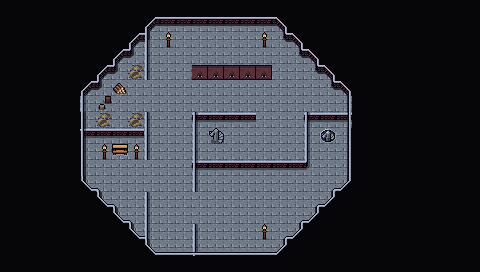

Rendered tile map (Tiled .tmx) drawn with the repository's tilesets; below, a short description and the map source with its tile grids summarised:
An orthogonal 30x17 tile map with 16x16 px tiles, 4 tile layers (Background, Walls, Ornamental Walls, Clutter), 2 tilesets and 3 objects.

<map version="1.10" tiledversion="1.10.1" orientation="orthogonal" renderorder="right-down" width="30" height="17" tilewidth="16" tileheight="16" infinite="0" nextlayerid="8" nextobjectid="90">
 <editorsettings>
  <export target="wastetown..tmx" format="tmx" />
 </editorsettings>
 <tileset firstgid="1" source="../tileset/main.tsx" />
 <tileset firstgid="10113" source="../tileset/buildings.tsx" />
 <layer id="1" name="Background" width="30" height="17">
  <data>[510 cells, 510 non-empty, 1 distinct tile ids]</data>
 </layer>
 <layer id="2" name="Walls" width="30" height="17">
  <data>[510 cells, 366 non-empty, 18 distinct tile ids]</data>
 </layer>
 <layer id="7" name="Ornamental Walls" width="30" height="17">
  <data>[510 cells, 75 non-empty, 16 distinct tile ids]</data>
 </layer>
 <layer id="3" name="Clutter" width="30" height="17">
  <properties>
   <property name="spriteLayer" type="bool" value="true" />
  </properties>
  <data>[510 cells, 30 non-empty, 10 distinct tile ids]</data>
 </layer>
 <objectgroup id="4" name="Objects">
  <object id="87" template="../obj/door_down.tx" x="317.717" y="145.596" width="20.283" height="19.596">
   <properties>
    <property name="teleport" value="../common/maps/map/aerie_1.tmx" />
    <property name="teleportObjectId" value="83" />
   </properties>
  </object>
  <object id="88" template="../obj/door_right.tx" x="206" y="146" width="20.5" height="20">
   <properties>
    <property name="teleport" value="../common/maps/map/aerie_1C.tmx" />
    <property name="teleportObjectId" value="90" />
   </properties>
  </object>
  <object id="89" template="../obj/enemy.tx" x="186.348" y="216.593">
   <properties>
    <property name="enemy" value="Eldraine Knight" />
   </properties>
  </object>
 </objectgroup>
</map>
